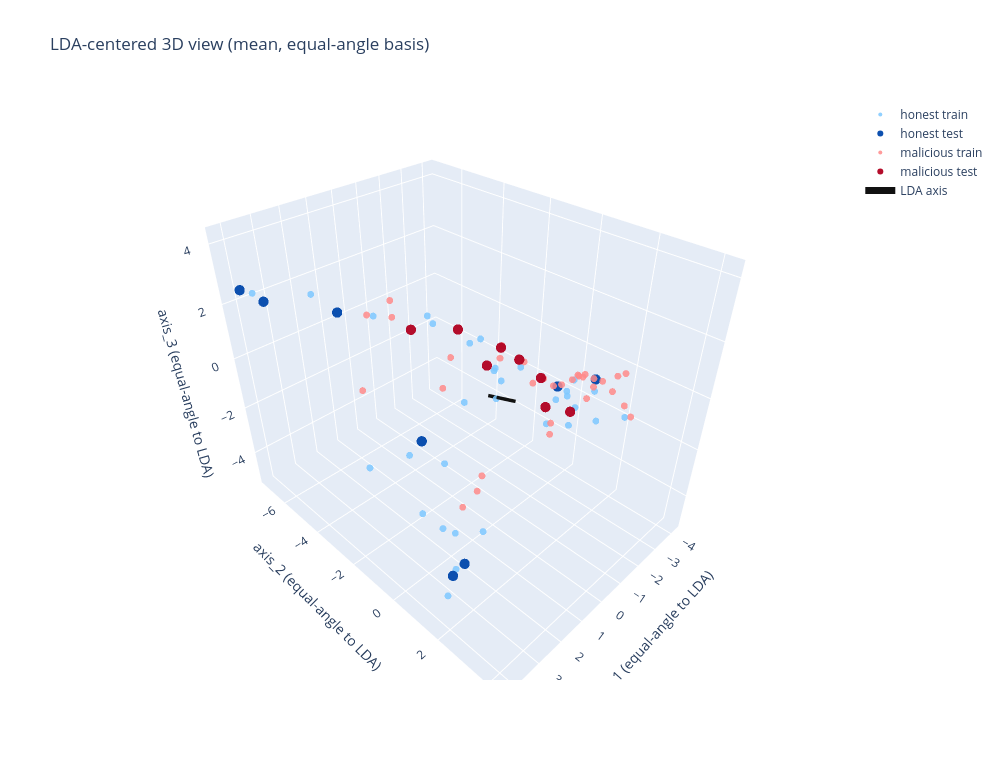

The notebook cell saved with this chart:
### Code cell
# Fun visuals: 3D plot with train/test coloring and LDA axis line
import numpy as np
import pandas as pd
import plotly.graph_objects as go

FUN_POOLING = "mean"  # "mean" or "last_token"
FUN_RANDOM_STATE = 42
FUN_AXIS_MODE = "equal_angle"  # "equal_angle" or "one_45deg"

if "lda_results_by_pooling" not in globals() or FUN_POOLING not in lda_results_by_pooling:
    raise RuntimeError("Run the LDA training cell first so lda_results_by_pooling is available.")
if "lda_vectors_by_pooling" not in globals() or FUN_POOLING not in lda_vectors_by_pooling:
    raise RuntimeError("Run the LDA extraction cell first so lda_vectors_by_pooling is available.")
if "lda_metadata_df" not in globals():
    raise RuntimeError("Run the LDA extraction cell first so lda_metadata_df is available.")

X = lda_vectors_by_pooling[FUN_POOLING].detach().cpu().numpy()
y = lda_metadata_df["label"].to_numpy(dtype=np.int64)  # 0=honest, 1=malicious

if "train_idx" not in globals() or "test_idx" not in globals():
    from sklearn.model_selection import train_test_split
    idx = np.arange(len(y))
    train_idx, test_idx = train_test_split(
        idx,
        test_size=0.2,
        random_state=FUN_RANDOM_STATE,
        stratify=y,
    )

train_mask = np.zeros(len(y), dtype=bool)
train_mask[train_idx] = True
test_mask = np.zeros(len(y), dtype=bool)
test_mask[test_idx] = True

lda_model = lda_results_by_pooling[FUN_POOLING]["model"]
lda_w = np.asarray(lda_model.coef_).reshape(-1)
lda_w = lda_w / (np.linalg.norm(lda_w) + 1e-12)

# Center data so the plotted axes intersect at the origin.
X_centered = X - X.mean(axis=0, keepdims=True)
cov = np.cov(X_centered, rowvar=False)

def _orthonormal_basis_with_lda(cov_mat, w):
    """Return U=[w, p1, p2] where p1/p2 are high-variance directions orthogonal to w."""
    P_perp = np.eye(cov_mat.shape[0]) - np.outer(w, w)
    cov_perp = P_perp @ cov_mat @ P_perp
    vals, vecs = np.linalg.eigh(cov_perp)
    order = np.argsort(vals)[::-1]

    p_list = []
    for j in order:
        cand = vecs[:, j]
        cand = cand - np.dot(cand, w) * w
        for p in p_list:
            cand = cand - np.dot(cand, p) * p
        n = np.linalg.norm(cand)
        if n > 1e-8:
            p_list.append(cand / n)
        if len(p_list) == 2:
            break

    if len(p_list) < 2:
        raise RuntimeError("Could not construct two orthogonal high-variance directions.")

    return np.stack([w, p_list[0], p_list[1]], axis=1)

def _rotation_matrix_from_vectors(a, b):
    """Minimal rotation mapping unit vector a -> unit vector b."""
    a = a / (np.linalg.norm(a) + 1e-12)
    b = b / (np.linalg.norm(b) + 1e-12)
    v = np.cross(a, b)
    c = np.clip(np.dot(a, b), -1.0, 1.0)
    s = np.linalg.norm(v)

    if s < 1e-10:
        if c > 0.0:
            return np.eye(3)
        # 180-degree case: pick any axis orthogonal to a.
        axis = np.array([1.0, 0.0, 0.0])
        if abs(np.dot(axis, a)) > 0.9:
            axis = np.array([0.0, 1.0, 0.0])
        axis = axis - np.dot(axis, a) * a
        axis = axis / (np.linalg.norm(axis) + 1e-12)
        K = np.array(
            [
                [0.0, -axis[2], axis[1]],
                [axis[2], 0.0, -axis[0]],
                [-axis[1], axis[0], 0.0],
            ]
        )
        # Rotation by pi: R = I + 2 K^2
        return np.eye(3) + 2.0 * (K @ K)

    K = np.array(
        [
            [0.0, -v[2], v[1]],
            [v[2], 0.0, -v[0]],
            [-v[1], v[0], 0.0],
        ]
    )
    return np.eye(3) + K + (K @ K) * ((1.0 - c) / (s * s + 1e-12))

if FUN_AXIS_MODE == "equal_angle":
    # Build a 3D orthonormal frame containing LDA, then rotate basis vectors so each has
    # equal projection 1/sqrt(3) on the LDA axis => equal angle arccos(1/sqrt(3)) ~ 54.7 deg.
    U = _orthonormal_basis_with_lda(cov, lda_w)  # [d,3], first axis is exactly lda_w

    m = np.array([1.0, 1.0, 1.0]) / np.sqrt(3.0)
    e1 = np.array([1.0, 0.0, 0.0])
    R = _rotation_matrix_from_vectors(m, e1)
    B = U @ R  # [d,3], orthonormal and equal-angle to lda_w

    x_title = "axis_1 (equal-angle to LDA)"
    y_title = "axis_2 (equal-angle to LDA)"
    z_title = "axis_3 (equal-angle to LDA)"
    title_suffix = "equal-angle basis"
elif FUN_AXIS_MODE == "one_45deg":
    # Previous variant: one axis forced to 45 deg from LDA, remaining two maximize variance in orth complement.
    P_perp_lda = np.eye(cov.shape[0]) - np.outer(lda_w, lda_w)
    cov_perp_lda = P_perp_lda @ cov @ P_perp_lda
    vals_perp, vecs_perp = np.linalg.eigh(cov_perp_lda)
    u = vecs_perp[:, np.argmax(vals_perp)]
    u = u - lda_w * np.dot(u, lda_w)
    u = u / (np.linalg.norm(u) + 1e-12)

    axis1 = (lda_w + u) / np.sqrt(2.0)
    axis1 = axis1 / (np.linalg.norm(axis1) + 1e-12)

    P_perp_axis1 = np.eye(cov.shape[0]) - np.outer(axis1, axis1)
    cov_perp_axis1 = P_perp_axis1 @ cov @ P_perp_axis1
    vals2, vecs2 = np.linalg.eigh(cov_perp_axis1)
    order = np.argsort(vals2)[::-1]

    basis = [axis1]
    for j in order:
        cand = vecs2[:, j]
        for b in basis:
            cand = cand - np.dot(cand, b) * b
        n = np.linalg.norm(cand)
        if n > 1e-8:
            basis.append(cand / n)
        if len(basis) == 3:
            break

    B = np.stack(basis, axis=1)  # [d,3]

    x_title = "axis_1 (45 deg to LDA)"
    y_title = "axis_2 (max var in orth complement)"
    z_title = "axis_3 (max var in orth complement)"
    title_suffix = "one-axis-45deg basis"
else:
    raise ValueError("FUN_AXIS_MODE must be 'equal_angle' or 'one_45deg'.")

# Coordinates in the chosen basis
Z = X_centered @ B

# LDA axis in this 3D coordinate system
lda_axis_3d = B.T @ lda_w
lda_axis_3d = lda_axis_3d / (np.linalg.norm(lda_axis_3d) + 1e-12)

# Line length based on data spread
r = np.percentile(np.linalg.norm(Z, axis=1), 97)
line_pts = np.stack([-r * lda_axis_3d, r * lda_axis_3d], axis=0)

# Masks for requested color groups
honest_mask = (y == 0)
mal_mask = (y == 1)

honest_train = honest_mask & train_mask
honest_test = honest_mask & test_mask
mal_train = mal_mask & train_mask
mal_test = mal_mask & test_mask

fig = go.Figure()

fig.add_trace(
    go.Scatter3d(
        x=Z[honest_train, 0], y=Z[honest_train, 1], z=Z[honest_train, 2],
        mode="markers",
        name="honest train",
        marker=dict(size=4, color="#7ec8ff", opacity=0.85),
    )
)
fig.add_trace(
    go.Scatter3d(
        x=Z[honest_test, 0], y=Z[honest_test, 1], z=Z[honest_test, 2],
        mode="markers",
        name="honest test",
        marker=dict(size=6, color="#0047ab", opacity=0.95),
    )
)
fig.add_trace(
    go.Scatter3d(
        x=Z[mal_train, 0], y=Z[mal_train, 1], z=Z[mal_train, 2],
        mode="markers",
        name="malicious train",
        marker=dict(size=4, color="#ff8a8a", opacity=0.85),
    )
)
fig.add_trace(
    go.Scatter3d(
        x=Z[mal_test, 0], y=Z[mal_test, 1], z=Z[mal_test, 2],
        mode="markers",
        name="malicious test",
        marker=dict(size=6, color="#b00020", opacity=0.95),
    )
)
fig.add_trace(
    go.Scatter3d(
        x=line_pts[:, 0], y=line_pts[:, 1], z=line_pts[:, 2],
        mode="lines",
        name="LDA axis",
        line=dict(color="#111111", width=7),
    )
)

fig.update_layout(
    title=f"LDA-centered 3D view ({FUN_POOLING}, {title_suffix})",
    scene=dict(
        xaxis_title=x_title,
        yaxis_title=y_title,
        zaxis_title=z_title,
    ),
    width=1000,
    height=760,
)

fig.show()

# Print achieved axis-vs-LDA angles for transparency.
def _angle_deg(a, b):
    c = np.clip(np.dot(a, b) / ((np.linalg.norm(a) * np.linalg.norm(b)) + 1e-12), -1.0, 1.0)
    return float(np.degrees(np.arccos(c)))

angles = [_angle_deg(B[:, i], lda_w) for i in range(3)]
target_equal = float(np.degrees(np.arccos(1.0 / np.sqrt(3.0))))
print("mode:", FUN_AXIS_MODE)
print("target equal angle (deg):", round(target_equal, 4))
print("axis vs LDA angles (deg):", [round(v, 4) for v in angles])
print("train counts honest/malicious:", int(honest_train.sum()), int(mal_train.sum()))
print("test counts honest/malicious:", int(honest_test.sum()), int(mal_test.sum()))

### Figure 1 — Plotly figure (JSON) as saved in the notebook; plotly's stock layout.template omitted (floating-point values rounded to 4 significant figures)
{"data": [{"marker": {"color": "#7ec8ff", "opacity": 0.85, "size": 4}, "mode": "markers", "name": "honest train", "type": "scatter3d", "x": [-1.924, 1.485, -0.4974, 2.641, -1.675, 2.547, -0.9577, 3.814, -0.4666, 0.3473, -2.208, -1.681, -1.972, -1.326, 0.3657, 2.441, -0.8541, 1.802, -1.628, -0.1711, 2.822, 1.828, 0.668, 2.881, 3.524, 2.558, -0.4476, -0.3456, -2.297, -1.349, -0.1119, 3.345], "y": [2.324, -3.858, -1.2, 0.316, 1.36, -1.198, 0.05852, -6.764, -0.2754, -2.651, 3.105, 1.681, 1.343, 1.202, -2.389, 0.6527, 1.271, 1.209, 1.36, -0.1943, 1.06, -0.4273, -0.7347, -0.3189, -1.928, -5.494, -0.5161, -0.4724, 1.907, 1.742, -1.284, 1.235], "z": [-0.676, 1.861, 1.335, -3.425, -0.1053, -1.468, 0.6713, 2.425, 0.2465, 1.893, -0.266, -0.3786, 0.3351, -0.1423, 1.737, -3.527, -0.7731, -3.516, 0.09973, -0.23, -4.511, -1.768, -0.2171, -3.068, -1.817, 2.393, 0.6124, 0.5852, 0.03464, -0.8428, 1.313, -5.149]}, {"marker": {"color": "#0047ab", "opacity": 0.95, "size": 6}, "mode": "markers", "name": "honest test", "type": "scatter3d", "x": [-2.457, 2.062, 2.352, 3.603, 3.169, 3.994, 2.671, -1.495], "y": [1.79, -1.175, -4.482, -6.556, 1.281, -7.179, 1.282, 1.094], "z": [0.3416, -1.185, 2.079, 2.137, -4.335, 2.448, -4.205, 0.2112]}, {"marker": {"color": "#ff8a8a", "opacity": 0.85, "size": 4}, "mode": "markers", "name": "malicious train", "type": "scatter3d", "x": [1.831, -2.899, -0.4076, -2.469, -1.717, 0.6131, 2.139, 1.197, -2.49, -1.79, -0.548, 1.731, -1.941, -0.5627, -1.16, -2.478, 1.403, -0.4141, -1.877, 1.241, 1.402, -2.813, -2.053, -0.9918, -1.8, -2.132, -2.296, -1.836, -0.7823, -0.761, 2.87, -1.346], "y": [-3.715, 2.529, -0.3055, 2.889, 1.454, -1.369, 0.6633, -1.111, 2.508, 1.617, 1.651, 0.8648, 1.73, -0.3824, 1.185, 3.151, -3.057, 1.749, 1.709, -3.304, 0.7415, 2.215, 2.004, 0.9329, 1.976, 1.929, 2.137, 1.55, 0.3215, 0.7186, -2.831, 1.341], "z": [2.091, 0.6943, 1.084, -0.09288, 0.5257, 1.09, -2.628, 0.3826, 0.7862, 0.7006, -0.3683, -2.105, 0.7413, 1.425, 0.4421, -0.3723, 2.103, -0.66, 0.6638, 2.512, -1.788, -0.08077, 0.3629, 0.6682, 0.05165, 0.5931, 0.5164, 0.681, 1.071, 0.5083, 0.2763, 0.4704]}, {"marker": {"color": "#b00020", "opacity": 0.95, "size": 6}, "mode": "markers", "name": "malicious test", "type": "scatter3d", "x": [-1.307, -0.03277, -0.7908, -0.6518, -1.274, -0.8467, -0.08085, 1.063], "y": [1.777, -0.4875, 1.231, -0.4994, 0.6096, 0.07374, -1.762, -2.611], "z": [-0.2823, 0.9129, -0.1249, 1.264, 0.394, 1.009, 1.609, 1.719]}, {"line": {"color": "#111111", "width": 7}, "mode": "lines", "name": "LDA axis", "type": "scatter3d", "x": [-4.222, 4.222], "y": [-4.222, 4.222], "z": [-4.222, 4.222]}], "layout": {"height": 760, "scene": {"xaxis": {"title": {"text": "axis_1 (equal-angle to LDA)"}}, "yaxis": {"title": {"text": "axis_2 (equal-angle to LDA)"}}, "zaxis": {"title": {"text": "axis_3 (equal-angle to LDA)"}}}, "title": {"text": "LDA-centered 3D view (mean, equal-angle basis)"}, "width": 1000}}
